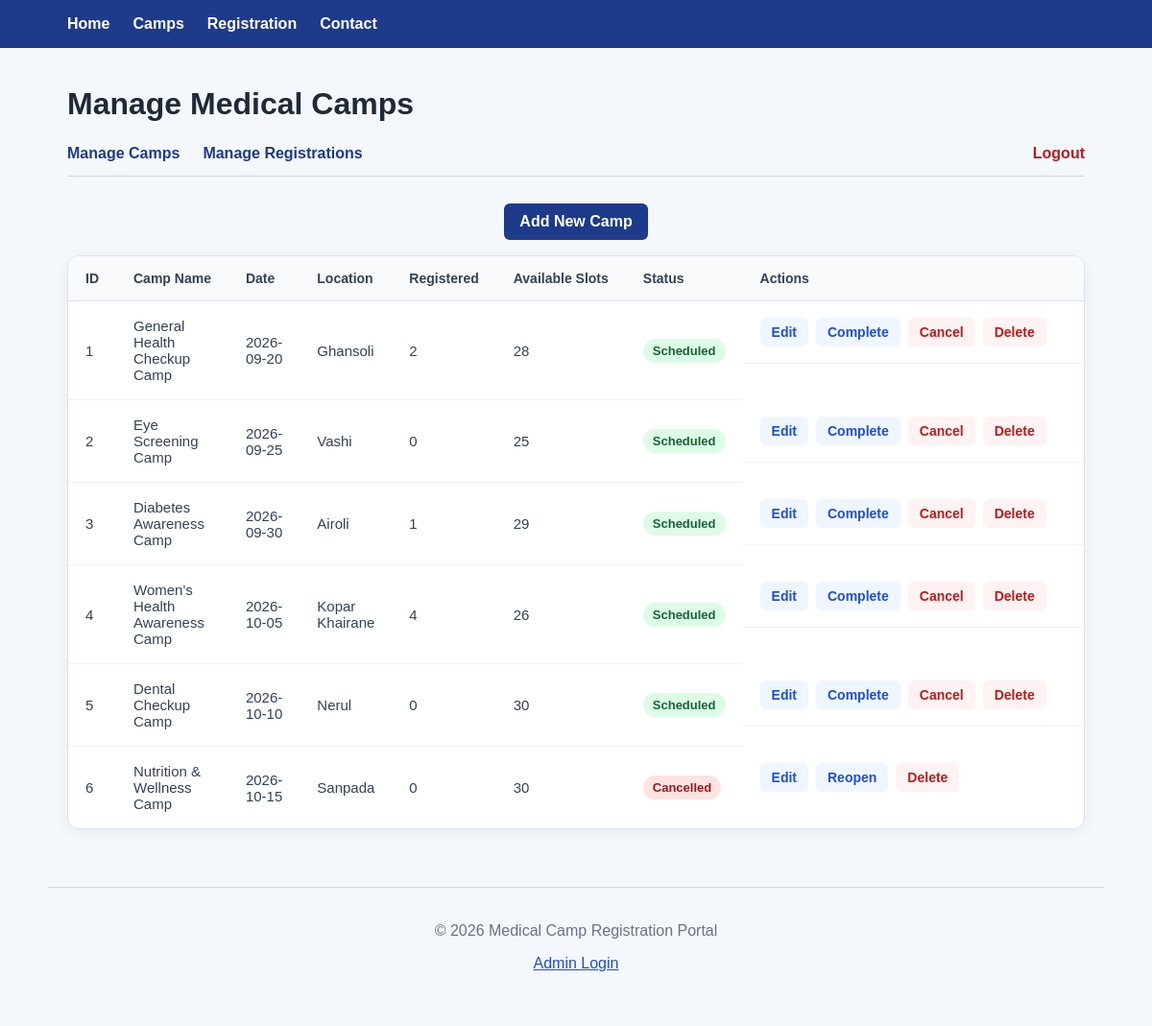
Page /admin/camps (signed in) on the earlier database version.
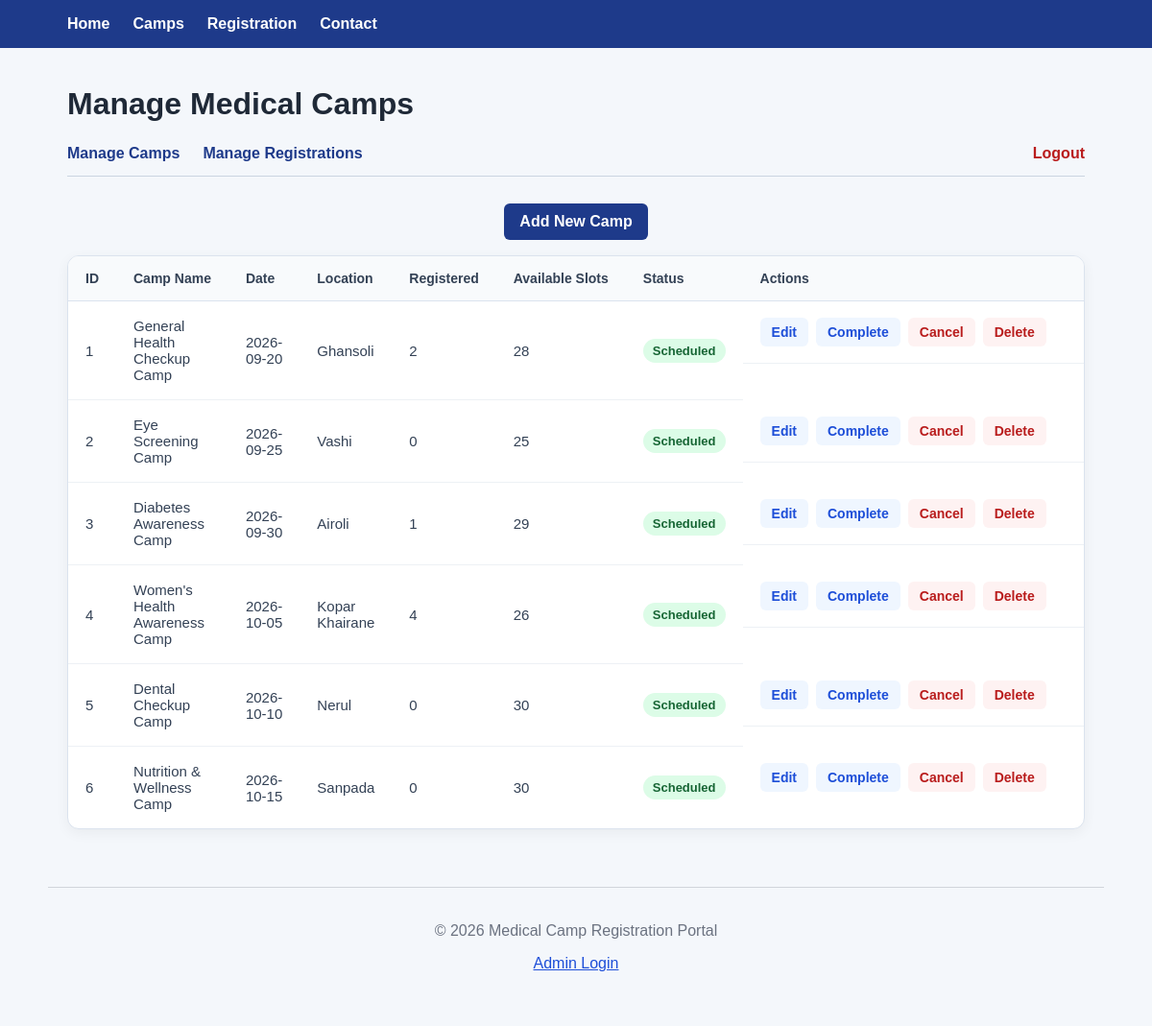
Same page on the later database version.
### app/models/camp.py (models this page shows)
class Camp(Base):
    __tablename__ = "camps"
    id = Column(Integer, primary_key=True, index=True)
    name = Column(String(150), nullable=False)
    date = Column(String(20), nullable=False)
    location = Column(String(200), nullable=False)
    description = Column(Text, nullable=True)
    available_slots = Column(Integer, nullable=False)
    status = Column(
        String(20),
        nullable=False,
        default="scheduled"
    )
    registrations = relationship(
        "Registration",
        back_populates="camp"
    )

### app/main.py (the view)
@app.get("/admin/camps")
def admin_camps(
    request: Request,
    db: Session = Depends(get_db),
    admin: AdminUser = Depends(require_admin)
):
    camps = (
        db.query(Camp)
        .order_by(Camp.id)
        .all()
    )
    success = request.session.pop("admin_success", None)
    error = request.session.pop("admin_error", None)
    return templates.TemplateResponse(
        request=request,
        name="admin_camps.html",
        context={
            "camps": camps,
            "success": success,
            "error": error
        }
    )

### app/templates/admin_camps.html (shortened to what this page needs)
{% extends "base.html" %}
{% block content %}
<h1>Manage Medical Camps</h1>
<nav class="admin-nav" aria-label="Admin navigation">
    <a href="/admin/camps">Manage Camps</a>
    <a href="/admin/registrations">Manage Registrations</a>
    <a href="/admin/logout">Logout</a>
</nav>
<p>
    <a class="button" href="/admin/camps/new">
        Add New Camp
    </a>
</p>
{% if camps %}
<div class="table-container">
    <table class="registrations-table camp-management-table">
        <thead>
            <tr>
                <th>ID</th>
                <th>Camp Name</th>
                <th>Date</th>
                <th>Location</th>
                <th>Registered</th>
                <th>Available Slots</th>
                <th>Status</th>
                <th>Actions</th>
            </tr>
        </thead>
        <tbody>
            {% for camp in camps %}
            <tr>
                <td>{{ camp.id }}</td>
                <td>{{ camp.name }}</td>
                <td>{{ camp.date }}</td>
                <td>{{ camp.location }}</td>
                <td>{{ camp.registrations|length }}</td>
                <td>{{ camp.available_slots }}</td>
                <td>
                    <span class="status-badge status-{{ camp.status }}">
                        {{ camp.status|capitalize }}
                    </span>
                </td>
                <td class="action-buttons">
                    <a
                        class="edit-button"
                        href="/admin/camps/{{ camp.id }}/edit"
                    >
                        Edit
                    </a>
                    {% if camp.status == "scheduled" %}
                        <form
                            method="post"
                            action="/admin/camps/{{ camp.id }}/status"
                        >
                            <button
                                type="submit"
                                class="edit-button"
                            >
                                Complete
                            </button>
                        </form>
                        <form
                            method="post"
                            action="/admin/camps/{{ camp.id }}/status"
                        >
                            <button
                                type="submit"
                                class="delete-button"
                                onclick="return confirm('Cancel this medical camp?');"
                            >
                                Cancel
                            </button>
                        </form>
                    {% elif camp.status == "cancelled" %}
                        <form
                            method="post"
                            action="/admin/camps/{{ camp.id }}/status"
                        >
                            <button
                                type="submit"
                                class="edit-button"
                            >
                                Reopen
                            </button>
                        </form>
                    {% elif camp.status == "completed" %}
                        <span>Completed</span>
                    {% endif %}
                    <form
                        method="post"
                        action="/admin/camps/{{ camp.id }}/delete"
                    >
                        <button
                            type="submit"
                            class="delete-button"
                            onclick="return confirm('Delete this medical camp? This cannot be undone.');"
                        >
                            Delete
                        </button>
                    </form>
                </td>
            </tr>
            {% endfor %}
        </tbody>
    </table>
</div>
{% else %}
<p>No medical camps are currently available.</p>
{% endif %}
{% endblock %}

Differences in the rows shown:
changed Camp "Nutrition & Wellness Camp": status "Cancelled" → "Scheduled"; status "Reopen" → "Complete Cancel"
